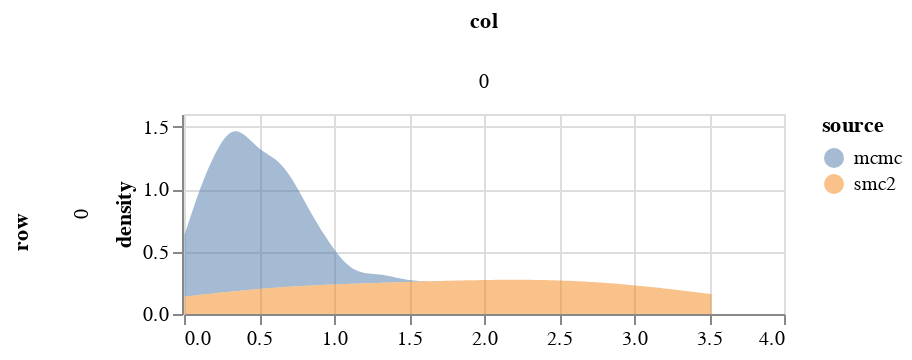

Notebook code cell kept with this figure:
### Markdown cell above
## Plot MCMC samples

### Code cell
param = 'beta'
df = get_post_df(ps_mcmc[param]) 
df = df[df.row==0]
df['source'] = 'mcmc'


df3 = get_post_df(ps_smc2[param]) 
df3 = df3[df3.row==0]
df3['source'] = 'smc2'

plot_density(pd.concat([df, df3]), height=100)

### Figure 1 — Vega-Lite specification as saved in the notebook (floating-point values rounded to 4 significant figures)
{"config": {"view": {"continuousWidth": 400, "continuousHeight": 300}}, "data": {"name": "data-a6025954f70f4beb455edd04e2d36a0e"}, "mark": {"type": "area", "opacity": 0.5}, "encoding": {"color": {"type": "nominal", "field": "source"}, "column": {"type": "quantitative", "field": "col"}, "row": {"type": "quantitative", "field": "row"}, "x": {"type": "quantitative", "field": "value", "title": null}, "y": {"type": "quantitative", "field": "density"}}, "height": 100, "resolve": {"scale": {"x": "independent"}}, "transform": [{"fold": ["value"]}, {"density": "value", "groupby": ["cn", "row", "col", "source"]}], "width": 300, "$schema": "https://vega.github.io/schema/vega-lite/v4.8.1.json", "datasets": {"data-a6025954f70f4beb455edd04e2d36a0e": [{"idx": 0, "row": 0, "col": 0, "value": 0.2003, "source": "mcmc"}, {"idx": 1, "row": 0, "col": 0, "value": 0.3249, "source": "mcmc"}, {"idx": 2, "row": 0, "col": 0, "value": 0.3114, "source": "mcmc"}, {"idx": 3, "row": 0, "col": 0, "value": 0.3231, "source": "mcmc"}, {"idx": 4, "row": 0, "col": 0, "value": 0.5274, "source": "mcmc"}, {"idx": 5, "row": 0, "col": 0, "value": 0.394, "source": "mcmc"}, {"idx": 6, "row": 0, "col": 0, "value": 0.3375, "source": "mcmc"}, {"idx": 7, "row": 0, "col": 0, "value": 0.1879, "source": "mcmc"}, {"idx": 8, "row": 0, "col": 0, "value": 0.1633, "source": "mcmc"}, {"idx": 9, "row": 0, "col": 0, "value": 0.7501, "source": "mcmc"}, {"idx": 10, "row": 0, "col": 0, "value": 0.4486, "source": "mcmc"}, {"idx": 11, "row": 0, "col": 0, "value": 1.238, "source": "mcmc"}, {"idx": 12, "row": 0, "col": 0, "value": 0.7387, "source": "mcmc"}, {"idx": 13, "row": 0, "col": 0, "value": 0.4138, "source": "mcmc"}, {"idx": 14, "row": 0, "col": 0, "value": 0.5322, "source": "mcmc"}, {"idx": 15, "row": 0, "col": 0, "value": 0.6013, "source": "mcmc"}, {"idx": 16, "row": 0, "col": 0, "value": 0.4369, "source": "mcmc"}, {"idx": 17, "row": 0, "col": 0, "value": 0.6057, "source": "mcmc"}, {"idx": 18, "row": 0, "col": 0, "value": 0.6938, "source": "mcmc"}, {"idx": 19, "row": 0, "col": 0, "value": 0.7677, "source": "mcmc"}, {"idx": 20, "row": 0, "col": 0, "value": 0.3909, "source": "mcmc"}, {"idx": 21, "row": 0, "col": 0, "value": 0.5381, "source": "mcmc"}, {"idx": 22, "row": 0, "col": 0, "value": 0.1101, "source": "mcmc"}, {"idx": 23, "row": 0, "col": 0, "value": 0.02756, "source": "mcmc"}, {"idx": 24, "row": 0, "col": 0, "value": 0.05765, "source": "mcmc"}, {"idx": 25, "row": 0, "col": 0, "value": 0.2201, "source": "mcmc"}, {"idx": 26, "row": 0, "col": 0, "value": 0.387, "source": "mcmc"}, {"idx": 27, "row": 0, "col": 0, "value": 0.6624, "source": "mcmc"}, {"idx": 28, "row": 0, "col": 0, "value": 0.6558, "source": "mcmc"}, {"idx": 29, "row": 0, "col": 0, "value": 0.6382, "source": "mcmc"}, {"idx": 30, "row": 0, "col": 0, "value": 0.6297, "source": "mcmc"}, {"idx": 31, "row": 0, "col": 0, "value": 0.3536, "source": "mcmc"}, {"idx": 32, "row": 0, "col": 0, "value": 0.1005, "source": "mcmc"}, {"idx": 33, "row": 0, "col": 0, "value": 0.05749, "source": "mcmc"}, {"idx": 34, "row": 0, "col": 0, "value": 0.2947, "source": "mcmc"}, {"idx": 35, "row": 0, "col": 0, "value": 0.0259, "source": "mcmc"}, {"idx": 36, "row": 0, "col": 0, "value": 0.003322, "source": "mcmc"}, {"idx": 37, "row": 0, "col": 0, "value": 0.1102, "source": "mcmc"}, {"idx": 38, "row": 0, "col": 0, "value": 0.1036, "source": "mcmc"}, {"idx": 39, "row": 0, "col": 0, "value": 0.1191, "source": "mcmc"}, {"idx": 40, "row": 0, "col": 0, "value": 0.7899, "source": "mcmc"}, {"idx": 41, "row": 0, "col": 0, "value": 0.3162, "source": "mcmc"}, {"idx": 42, "row": 0, "col": 0, "value": 0.2482, "source": "mcmc"}, {"idx": 43, "row": 0, "col": 0, "value": 0.3458, "source": "mcmc"}, {"idx": 44, "row": 0, "col": 0, "value": 0.459, "source": "mcmc"}, {"idx": 45, "row": 0, "col": 0, "value": 0.3141, "source": "mcmc"}, {"idx": 46, "row": 0, "col": 0, "value": 0.3157, "source": "mcmc"}, {"idx": 47, "row": 0, "col": 0, "value": 0.2431, "source": "mcmc"}, {"idx": 48, "row": 0, "col": 0, "value": 0.384, "source": "mcmc"}, {"idx": 49, "row": 0, "col": 0, "value": 0.329, "source": "mcmc"}, {"idx": 50, "row": 0, "col": 0, "value": 0.1885, "source": "mcmc"}, {"idx": 51, "row": 0, "col": 0, "value": 0.1172, "source": "mcmc"}, {"idx": 52, "row": 0, "col": 0, "value": 0.3428, "source": "mcmc"}, {"idx": 53, "row": 0, "col": 0, "value": 0.4917, "source": "mcmc"}, {"idx": 54, "row": 0, "col": 0, "value": 0.6076, "source": "mcmc"}, {"idx": 55, "row": 0, "col": 0, "value": 0.7393, "source": "mcmc"}, {"idx": 56, "row": 0, "col": 0, "value": 1.034, "source": "mcmc"}, {"idx": 57, "row": 0, "col": 0, "value": 0.7737, "source": "mcmc"}, {"idx": 58, "row": 0, "col": 0, "value": 0.6307, "source": "mcmc"}, {"idx": 59, "row": 0, "col": 0, "value": 0.986, "source": "mcmc"}, {"idx": 60, "row": 0, "col": 0, "value": 0.5427, "source": "mcmc"}, {"idx": 61, "row": 0, "col": 0, "value": 0.395, "source": "mcmc"}, {"idx": 62, "row": 0, "col": 0, "value": 0.0335, "source": "mcmc"}, {"idx": 63, "row": 0, "col": 0, "value": 0.2978, "source": "mcmc"}, {"idx": 64, "row": 0, "col": 0, "value": 0.2497, "source": "mcmc"}, {"idx": 65, "row": 0, "col": 0, "value": 0.1819, "source": "mcmc"}, {"idx": 66, "row": 0, "col": 0, "value": 0.2332, "source": "mcmc"}, {"idx": 67, "row": 0, "col": 0, "value": 0.4693, "source": "mcmc"}, {"idx": 68, "row": 0, "col": 0, "value": 0.1047, "source": "mcmc"}, {"idx": 69, "row": 0, "col": 0, "value": 0.5594, "source": "mcmc"}, {"idx": 70, "row": 0, "col": 0, "value": 0.635, "source": "mcmc"}, {"idx": 71, "row": 0, "col": 0, "value": 0.5664, "source": "mcmc"}, {"idx": 72, "row": 0, "col": 0, "value": 0.6334, "source": "mcmc"}, {"idx": 73, "row": 0, "col": 0, "value": 0.5782, "source": "mcmc"}, {"idx": 74, "row": 0, "col": 0, "value": 0.8488, "source": "mcmc"}, {"idx": 75, "row": 0, "col": 0, "value": 0.8744, "source": "mcmc"}, {"idx": 76, "row": 0, "col": 0, "value": 0.4398, "source": "mcmc"}, {"idx": 77, "row": 0, "col": 0, "value": 0.9708, "source": "mcmc"}, {"idx": 78, "row": 0, "col": 0, "value": 0.7358, "source": "mcmc"}, {"idx": 79, "row": 0, "col": 0, "value": 0.08362, "source": "mcmc"}, {"idx": 80, "row": 0, "col": 0, "value": 0.3341, "source": "mcmc"}, {"idx": 81, "row": 0, "col": 0, "value": 0.1508, "source": "mcmc"}, {"idx": 82, "row": 0, "col": 0, "value": 0.3252, "source": "mcmc"}, {"idx": 83, "row": 0, "col": 0, "value": 0.3121, "source": "mcmc"}, {"idx": 84, "row": 0, "col": 0, "value": 0.518, "source": "mcmc"}, {"idx": 85, "row": 0, "col": 0, "value": 0.4481, "source": "mcmc"}, {"idx": 86, "row": 0, "col": 0, "value": 0.6762, "source": "mcmc"}, {"idx": 87, "row": 0, "col": 0, "value": 0.21, "source": "mcmc"}, {"idx": 88, "row": 0, "col": 0, "value": 0.3126, "source": "mcmc"}, {"idx": 89, "row": 0, "col": 0, "value": 0.3351, "source": "mcmc"}, {"idx": 90, "row": 0, "col": 0, "value": 0.7717, "source": "mcmc"}, {"idx": 91, "row": 0, "col": 0, "value": 0.793, "source": "mcmc"}, {"idx": 92, "row": 0, "col": 0, "value": 0.5058, "source": "mcmc"}, {"idx": 93, "row": 0, "col": 0, "value": 0.6351, "source": "mcmc"}, {"idx": 94, "row": 0, "col": 0, "value": 0.9505, "source": "mcmc"}, {"idx": 95, "row": 0, "col": 0, "value": 1.33, "source": "mcmc"}, {"idx": 96, "row": 0, "col": 0, "value": 0.8516, "source": "mcmc"}, {"idx": 97, "row": 0, "col": 0, "value": 0.9048, "source": "mcmc"}, {"idx": 98, "row": 0, "col": 0, "value": 0.6571, "source": "mcmc"}, {"idx": 99, "row": 0, "col": 0, "value": 0.9184, "source": "mcmc"}, {"idx": 0, "row": 0, "col": 0, "value": 3.517, "source": "smc2"}, {"idx": 1, "row": 0, "col": 0, "value": 2.5, "source": "smc2"}, {"idx": 2, "row": 0, "col": 0, "value": 0.5128, "source": "smc2"}, {"idx": 3, "row": 0, "col": 0, "value": 2.624, "source": "smc2"}, {"idx": 4, "row": 0, "col": 0, "value": 0.2088, "source": "smc2"}, {"idx": 5, "row": 0, "col": 0, "value": 2.085, "source": "smc2"}, {"idx": 6, "row": 0, "col": 0, "value": 0.8107, "source": "smc2"}, {"idx": 7, "row": 0, "col": 0, "value": 1.35, "source": "smc2"}, {"idx": 8, "row": 0, "col": 0, "value": 3.084, "source": "smc2"}, {"idx": 9, "row": 0, "col": 0, "value": 1.774, "source": "smc2"}]}}
